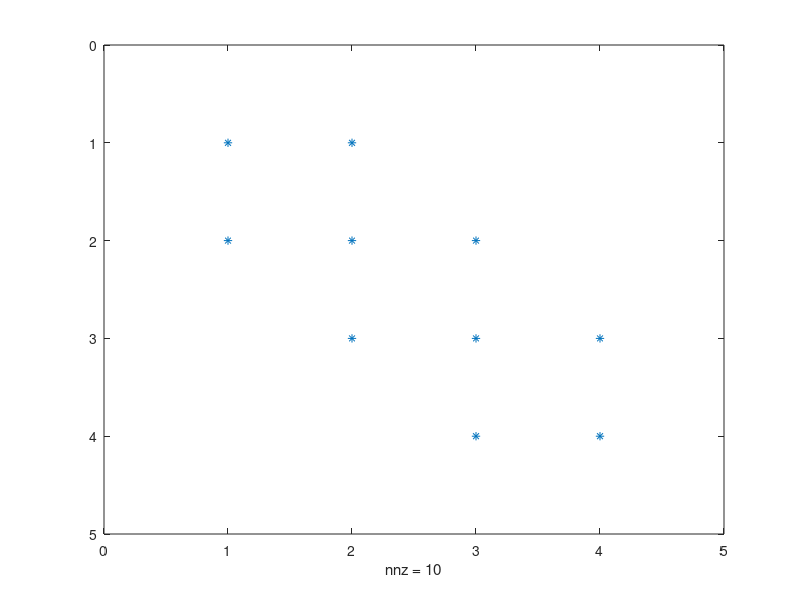

MATLAB code for this plot:
%a)
A = [1, 2, 3; 4, 5, 6];
B = [1, 3; 2, 2; 3, 1];

%b)
C = -5 + (5+5)*rand(3, 3);

%c)
D = eye(4,4);
v = 2*ones(3,1);
D = D + diag(v, -1) + diag(v, 1);

spy(D)